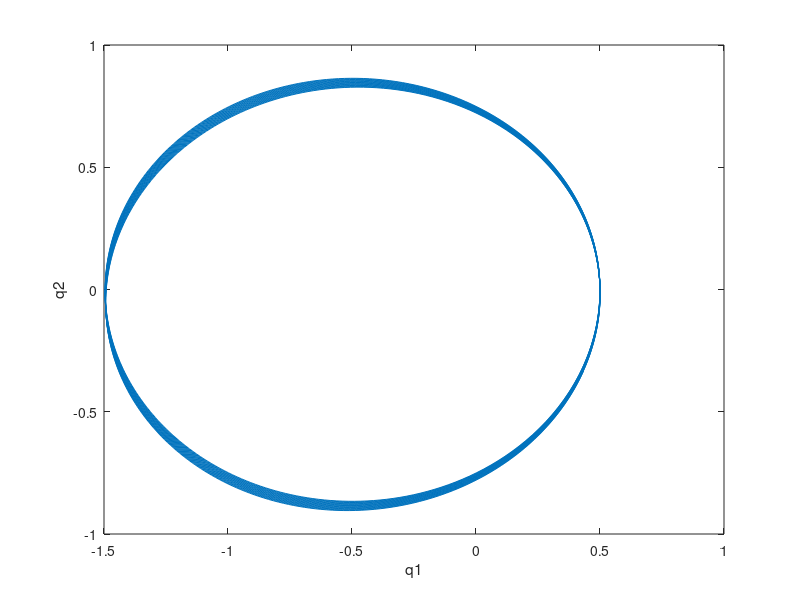

The MATLAB script that drew this image:
%% Mittpunktsmetoden och symplektisk euler



% ----- IMPLICITA MITTPUNKTSMETODEN -------------------------------------------
% y(n+1) = y(n) + h * f( [y(n) + y(n+1)]/2 ) 

% f är inte linjär i y. Vi behöver lösa ett olinjärt system varje tidssteg

% y(n+1)-y(n)-h*f( [y(n)+y(n+1)]/2 ) = 0: (4 ekvationer, 4 okända)

% y = (q1, q2, p1, p2), p = (p1, p2), q = (q1, q2)

% f(q1, q2, p1, p2) = (p1, p2, -q1/|q|^3, -q2/|q|^3) : |q|=sqrt(q1^2+q2^2)



% ----- Systemet ------

% Svårt att skriva ut hela systemet i matlab. Vi kan dock ange systemets
% jakobian:

% J_11 = 1   J_12 = 0   J_13 = -h/2   J_14 = 0
% J_21 = 0   J_22 = 1   J_23 = 0   J_24 = -h/2

% Nästa rader är värre. 
% Definiera Q1 = [q1(n+1)+q1(n)]/2, Q2 = [q2(n+1)+q2(n)]/2

% J_31 = - h * [Q1^2 - Q2^2/2]/[Q1^2 + Q2^2]^{5/2}
% J_42 = - h * [Q2^2 - Q1^2/2]/[Q1^2 + Q2^2]^{5/2}

% J_32 = - h * 3/2 * Q1 * Q2 / [Q1^2 + Q2^2]^{5/2}
% J_41 = - h * 3/2 * Q1 * Q2 / [Q1^2 + Q2^2]^{5/2}

% J_33 = 1  J_34 = 0
% J_43 = 0  J_44 = 1

clear;

% parametrar
a = 0.5; 
N = 4000; % antal delintervall
T = 100; % slutpunkt
h = T/N; % steglängd

q1 = zeros(1,N); q1(1) = 1-a;
q2 = zeros(1,N); q2(1) = 0;
p1 = zeros(1,N); p1(1) = 0;
p2 = zeros(1,N); p2(1) = sqrt(1+a)/sqrt(1-a);

maxiter = 20;
tol = 1e-5;
for i = 1:N

    % Vi börjar varje steg med att lösa system = 0.
    % Vi gör startgissning y(n+1)=y(n) 

    v = [q1(i); q2(i); p1(i); p2(i)]; % Startgissning. Variabel.
    y_i = [q1(i); q2(i); p1(i); p2(i)]; % Konstant.

    for j = 1:maxiter
        
        % Ställ upp förenklingar
        Q1 = (q1(i) + v(1))/2;
        Q2 = (q2(i) + v(2))/2;
        P1 = (p1(i) + v(3))/2;
        P2 = (p2(i) + v(4))/2;
        R = sqrt(Q1^2 + Q2^2);

        % residualer (systemekvationerna)
        r = v - y_i - h * [P1; P2; -Q1/R^3; -Q2/R^3];

        % Jakobian 
        J = zeros(4,4);
        J(1,1) = 1; 
        J(1,3) = -h/2;
        J(2,2) = 1;
        J(2,4) = -h/2;

        J(3,1) = - h * (Q1^2 - Q2^2/2)/R^5;
        J(3,2) = - h * 3/2 * Q1 * Q2 / R^5;
        J(3,3) = 1;

        J(4,1) = - h * 3/2 * Q1 * Q2 / R^5;
        J(4,2) = - h * (Q2^2 - Q1^2/2)/R^5;
        J(4,4) = 1;

        s = J \ r;
        v = v - s;
    
        if norm(s) < tol
            q1(i+1) = v(1);
            q2(i+1) = v(2);
            p1(i+1) = v(3);
            p2(i+1) = v(4);
            break
        end
        if j == maxiter
            q1(i+1) = v(1);
            q2(i+1) = v(2);
            p1(i+1) = v(3);
            p2(i+1) = v(4);
        end
    end
end

plot(q1, q2);
xlabel("q1");
ylabel("q2");